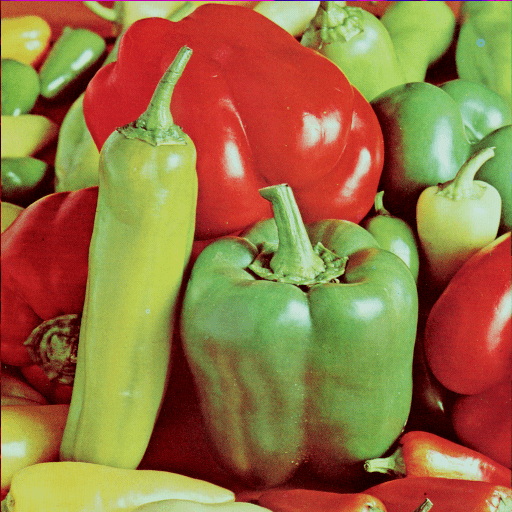
#> input picture peppers.png, 512 x 512 px, found by its file name
$ jupyter execute --allow-errors 'Quiz 1.ipynb'
#> lines starting #> are read from the running program, lines starting #| are printed output that depends on the picture
[cell 1]
# Mahendra Nandi
# BDA 2nd SEM

[cell 2]
import numpy as np
import matplotlib.pyplot as plt
import cv2

[cell 3]
img1=cv2.imread("peppers.png")[:,:,::-1]
plt.imshow(img1)
plt.show()

[cell 4]
img1Red=img1[:,:,0]
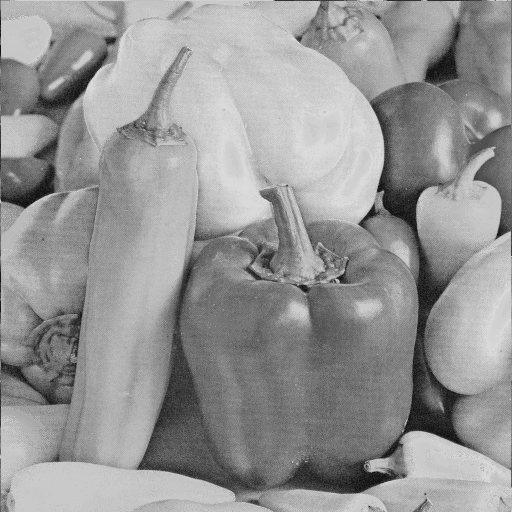
#> img1Red: shape (512, 512); min 21, max 219, mean 149.8
plt.imshow(img1Red,cmap="gray")
plt.show()

[cell 5]
img1Green=img1[:,:,1]
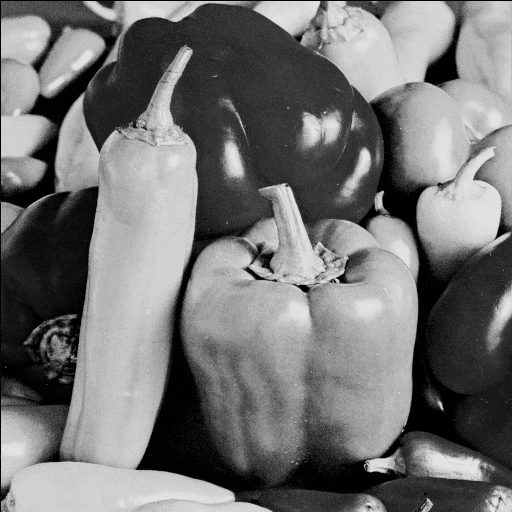
#> img1Green: shape (512, 512); min 0, max 226, mean 115.6
plt.imshow(img1Green,cmap="gray")
plt.show()

[cell 6]
img1Blue=img1[:,:,2]
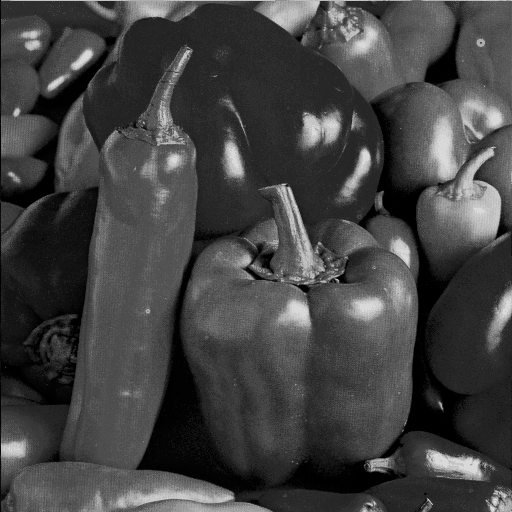
#> img1Blue: shape (512, 512); min 0, max 217, mean 66.4
plt.imshow(img1Blue,cmap="gray")
plt.show()

[cell 7]
#controled_noise(img1Red,500)

[cell 8]
img1Red.shape
#> Out = (512, 512)

[cell 9]
noise= np.random.rand(img1Red.shape[0],img1Red.shape[1])
noise=cv2.randn(noise,0,40)
img1RedGaussianNoise=img1Red+noise
plt.imshow(img1RedGaussianNoise)
plt.show()
#plt.title("red")

[cell 10]
# question 3


plt.figure(figsize=(10,10))

plt.subplot(221)
img1Red=img1[:,:,0]
plt.imshow(img1Red,cmap="gray")
#plt.show()

plt.subplot(222)
noise= np.random.rand(img1Red.shape[0],img1Red.shape[1])
noise=cv2.randn(noise,0,40)
img1RedGaussianNoise=img1Red+noise
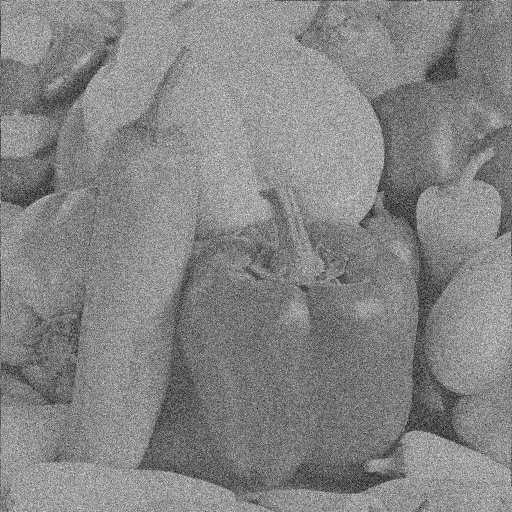
#> img1RedGaussianNoise: shape (512, 512) float64; min -127.7, max 403, mean 149.8; drawn with min black and max white
plt.imshow(img1RedGaussianNoise,cmap="gray")
#plt.show()

plt.subplot(223)
plt.plot(img1Red[120,:])

plt.subplot(224)
plt.plot(img1RedGaussianNoise[120,:])


plt.show()
#> figure, not shown here; panel 3: curve peaks at x = 238, y = 219; panel 4: curve peaks at x = 261, y = 295.5

[cell 11]
# question: 2 :

img_mat=np.zeros([6,6,3])
img_mat[0::2,0::2,2]=1
img_mat[1::2,1::2,0]=1
img_mat[0::2,1::2,1]=1
img_mat[1::2,0::2,1]=1
plt.imshow(img_mat)
plt.show()

[cell 12]
img_mat=np.ones([600,600,3])

for i in range(6):
    if i%2==0:
        img_mat[i*100:i*100+100,:,2]=0
        img_mat[:, i*100:i*100+100,2]=0
        #if j in range(6):
         #   if j%2==0:
          #      img_mat[:,j*100:j*100+100,2]=0
plt.imshow(img_mat)


    #i*100:i*100+100
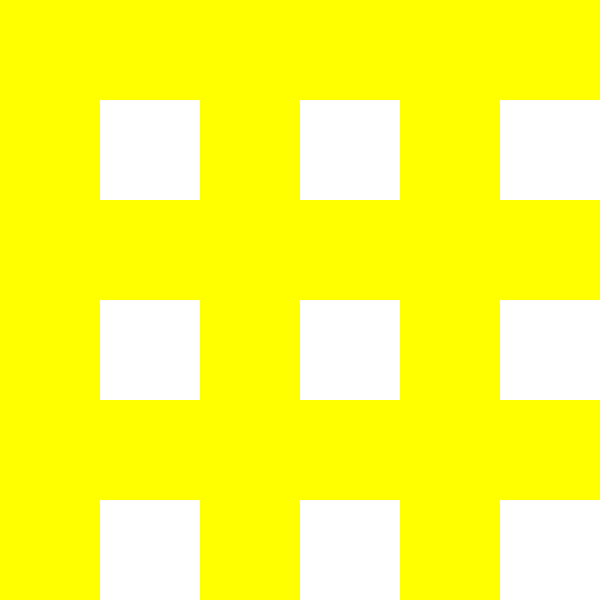
#> shown: shape (600, 600, 3) float64; mean R, G, B 1, 1, 0.25

[cell 13]
img_mat=np.zeros([6,6,3])
img_mat[1:3,1:3]

[cell 14]
box=np.zeros([60,60,3])
#box[:,:,1]=1

for i in range(60):
    if (i<10 and i>=0 ) | (i<30 and i>=20 ) |(i<50 and i>=40 ):
        for j in range(60):
            if (j<10 and j>=0 ) | (j<30 and j>=20 )|(j<50 and j>=40 ):
                box[i,j,2]=1
            else:
                box[i,j,1]=1
    else:
        for j in range(60):
            if (j<10 and j>=0 ) | (j<30 and j>=20 )|(j<50 and j>=40 ):
                box[i,j]=1
            else:
                box[i,j,0]=1

plt.imshow(box)
plt.show()

[cell 15]
box=np.zeros([6,6,3])

for i in range(6):
    for j in range(6):
        if np.sum(i+j)%3 ==0:
            box[i,j,0]=1
        elif np.sum(i+j)%3 ==1:
            box[i,j,1]=1
        else:
            box[i,j,2]=1
plt.imshow(box)

[cell 16]
box=np.zeros([60,60,3])

for i in range(6):
    for j in range(6):
        if np.sum(i+j)%3 ==0:
            box[i*10:10*i+10,j*10:10*j+10,0]=1
        elif np.sum(i+j)%3 ==1:
            box[i*10:10*i+10,j*10:10*j+10,1]=1
        else:
            box[i*10:10*i+10,j*10:10*j+10,2]=1
        plt.imshow(box)

#> (a cell that did not finish here is left out)

[cell 18]
j+10

#> (a cell that did not finish here is left out)

[cell 20]
box=np.zeros([60,60])


for i in range(60):
    if i<10 and i>=0 :
        for j in range(60):
            if j<10 and j>=0 :
                box[i,j]=1
plt.imshow(box,vmin=0,vmax=1)

[cell 21]
plt.imshow(box,vmin=0,vmax=1)

[cell 22]
box[0,0]=1

[cell 23]
box

[cell 24]
box

#> (a cell that did not finish here is left out)

[cell 26]
noise1=np.zeros([512,512])

ran_no1=np.random.randint(1,512,500)

ran_no2=np.random.randint(1,512,500)

[cell 27]
ran_no1

[cell 28]
ran_no2

[cell 29]
noise1[ran_no1,ran_no2]=np.random.randint(0,255,500)

[cell 30]
noise1[ran_no1,ran_no2]=1

[cell 31]
#np.random.randint(0,255,500)

[cell 32]
noise1[490:,490:]

[cell 33]
print(noise1)

[cell 34]
plt.imshow(noise1)
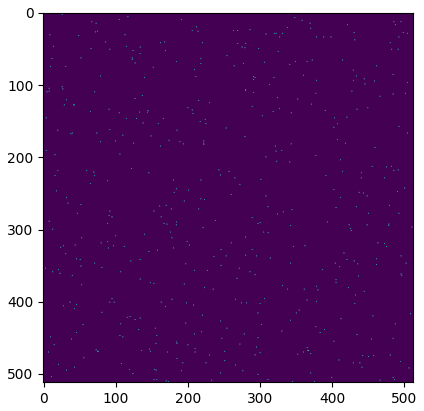
#> figure drawn by matplotlib, 1 panel

[cell 35]
# question : 4 :

[cell 36]
noise1=np.zeros([512,512])

ran_no1=np.random.randint(0,512,500)

ran_no2=np.random.randint(0,512,500)


noise1[ran_no1,ran_no2]=np.random.randint(0,255,500)


new_img=img1Red+noise1
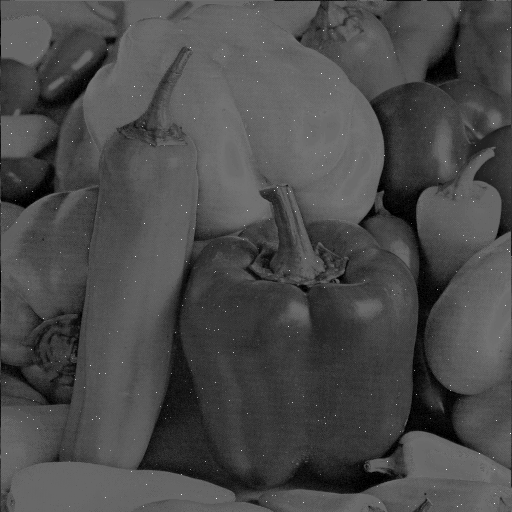
#> new_img: shape (512, 512) float64; min 21, max 460, mean 150.1; drawn with min black and max white
plt.subplot(121)
plt.imshow(noise1,cmap="gray")
plt.subplot(122)
plt.imshow(new_img,cmap="gray")
plt.show()

[cell 37]
def controled_noise(img,x):

#> called with x = 500
    noise1=np.zeros([img.shape[0],img.shape[1]])
    ran_no1=np.random.randint(0,img.shape[0],500)
    ran_no2=np.random.randint(0,img.shape[1],500)
    #noise1[ran_no1,ran_no2]=np.random.randint(0,255,x)
    noise1[ran_no1,ran_no2]=1
    new_img=img+noise1
    plt.subplot(121)
    plt.imshow(noise1,cmap="gray")
    plt.subplot(122)
    plt.imshow(new_img,cmap="gray")
    plt.show()

[cell 38]
controled_noise(img1Red,500)

[cell 39]
#noise1[np.random.randint(0,img.shape[0],x),np.random.randint(0,img.shape[1],x)]=1
 #   noise1[np.random.randint(0,img.shape[0],x),np.random.randint(0,img.shape[1],x)]=1
#    noise1[np.random.randint(0,img.shape[0],x),np.random.randint(0,img.shape[1],x)]=1
 #   noise1[np.random.randint(0,img.shape[0],x),np.random.randint(0,img.shape[1],x)]=1

[cell 40]
# [17 lines left out: function controled_noise, not called in this run]

[cell 41]
# [25 lines left out: function controled_noise, not called in this run]

[cell 42]
def controled_noise(img,x,i):

#> called with x = 500, i = 50
    noise1=np.zeros([img.shape[0],img.shape[1]])
    ran_no1=np.random.randint(0,img.shape[0],x)
    ran_no2=np.random.randint(0,img.shape[1],x)
    #noise1[ran_no1,ran_no2]=np.random.randint(0,255,x)
    for j in range(i):
        noise1[np.random.randint(0,img.shape[0],x),
           np.random.randint(0,img.shape[1],x)]=np.random.randint(0,255,x)


    new_img=img+noise1
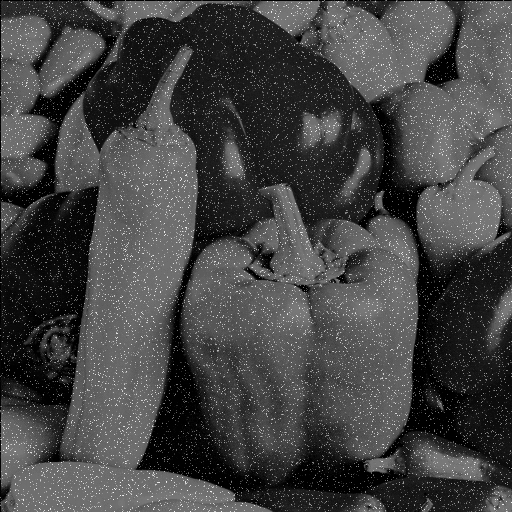
#> new_img: shape (512, 512) float64; min 0, max 479, mean 127.1; drawn with min black and max white
    plt.subplot(121)
    plt.imshow(noise1,cmap="gray")
    plt.subplot(122)
    plt.imshow(new_img,cmap="gray")
    plt.show()
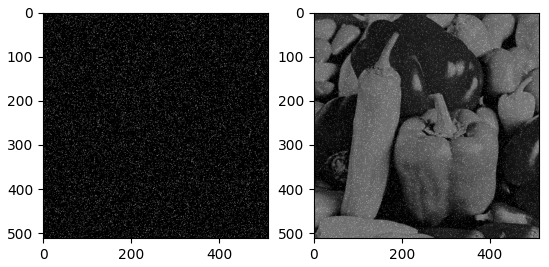
#> figure drawn by matplotlib, 2 panels
    print(noise1)

[cell 43]
plt.subplot(121)
controled_noise(img1Green,500,50)

plt.subplot(122)
plt.imshow(img1Green,cmap="gray")
plt.show()

[cell 44]
noise1

[cell 45]
def controled_noise_3c(img,x):

#> called with x = 500
    noise1=np.zeros([img.shape[0],img.shape[1],3])
    ran_no1=np.random.randint(0,img.shape[0],x)
    ran_no2=np.random.randint(0,img.shape[1],x)
    #noise1[ran_no1,ran_no2]=np.random.randint(0,255,x)
    noise1[ran_no1,ran_no2,:]=1
    new_img=img+noise1
#> new_img: shape (512, 512, 3) float64
    plt.subplot(121)
    plt.imshow(noise1,cmap="gray")
    plt.subplot(122)
    plt.imshow(new_img)
    plt.show()
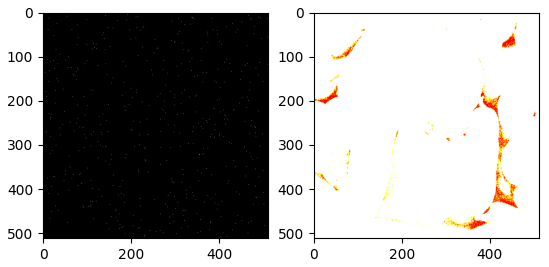
#> figure drawn by matplotlib, 2 panels
